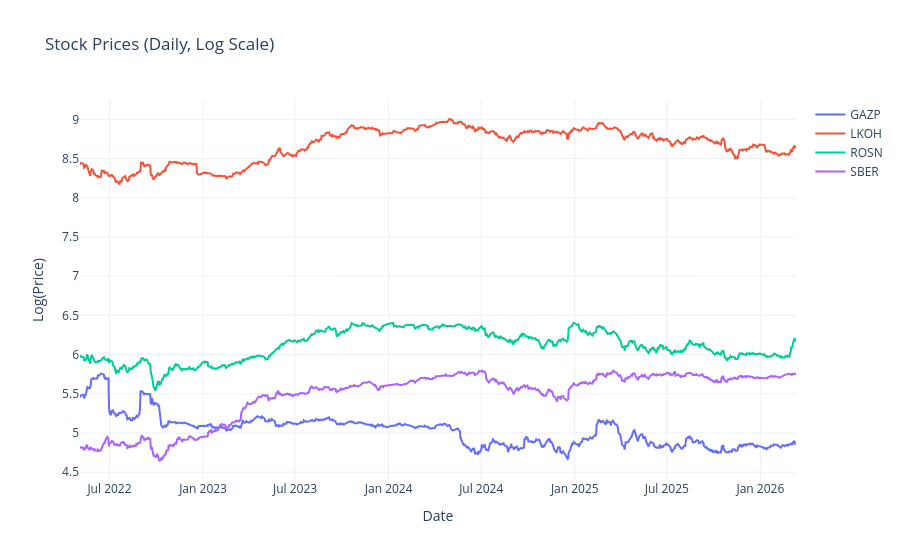

Source (notebook cell):
### Code cell
# Log scale

fig = go.Figure()

for ticker in stocks_data_1w_daily_df['company'].unique():
    df = stocks_data_1w_daily_df[stocks_data_1w_daily_df['company'] == ticker]
    fig.add_trace(
        go.Scatter(
            x=df['begin'],
            y=np.log(df['close']),
            mode="lines",
            name=ticker
        )
    )

fig.update_layout(
    title="Stock Prices (Daily, Log Scale)",
    xaxis_title="Date",
    yaxis_title="Log(Price)",
    template="plotly_white"
)
fig.show()

### Figure 1 — Plotly figure (JSON) as saved in the notebook; plotly's stock layout.template omitted (floating-point values rounded to 4 significant figures; data arrays with more than 128 entries replaced by an {"elided": "..."} marker saying what was removed)
{"data": [{"mode": "lines", "name": "GAZP", "type": "scatter", "x": {"elided": "977 str values"}, "y": {"elided": "977 float values"}}, {"mode": "lines", "name": "LKOH", "type": "scatter", "x": {"elided": "977 str values"}, "y": {"elided": "977 float values"}}, {"mode": "lines", "name": "ROSN", "type": "scatter", "x": {"elided": "977 str values"}, "y": {"elided": "977 float values"}}, {"mode": "lines", "name": "SBER", "type": "scatter", "x": {"elided": "977 str values"}, "y": {"elided": "977 float values"}}], "layout": {"title": {"text": "Stock Prices (Daily, Log Scale)"}, "xaxis": {"title": {"text": "Date"}}, "yaxis": {"title": {"text": "Log(Price)"}}}}
